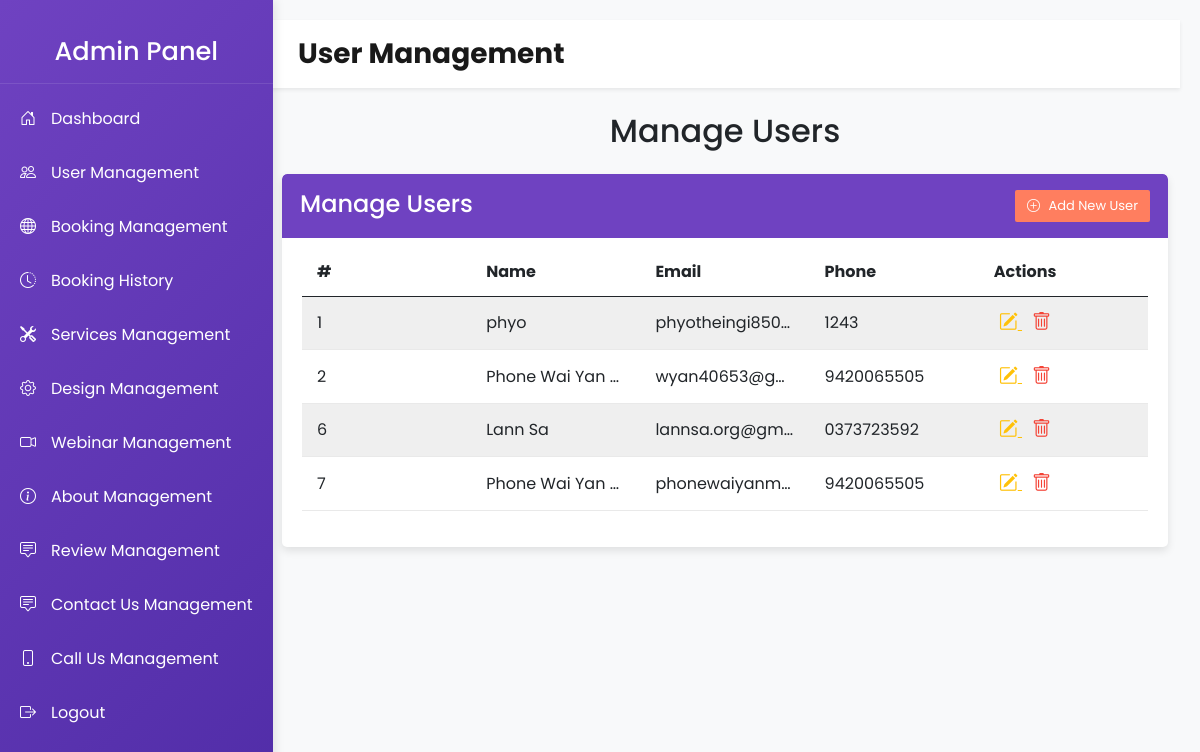
/admin/users_edit.php, run on the app's committed database.
### tables this page shows
CREATE TABLE `users` (
  `id` int(11) UNSIGNED NOT NULL,
  `name` varchar(100) NOT NULL,
  `email` varchar(100) NOT NULL,
  `phone` varchar(15) NOT NULL,
  `password` varchar(255) NOT NULL,
  `otp` varchar(6) NOT NULL,
  `profile_picture` varchar(255) DEFAULT 'uploads/default_image.svg',
  `created_at` timestamp NOT NULL DEFAULT current_timestamp(),
  `is_confirmed` tinyint(1) DEFAULT 0,
  `is_admin` tinyint(1) NOT NULL DEFAULT 0
);

### admin/users_edit.php (the view, shortened to what this page needs)
<?php
$servername = "localhost";
$username = "root";
$password = "";
$dbname = "lan";
$conn = new mysqli($servername, $username, $password, $dbname);
$sql = "SELECT * FROM users";
$result = $conn->query($sql);
?>
<!DOCTYPE html>
<html lang="en">
<head>
    <link rel="stylesheet" href="https://cdn.jsdelivr.net/npm/bootstrap@5.0.2/dist/css/bootstrap.min.css">
    <link href="https://cdnjs.cloudflare.com/ajax/libs/bootstrap-icons/1.8.1/font/bootstrap-icons.min.css" rel="stylesheet">
</head>
<body>
<div class="wrapper">
         <div class="sidebar">
    <h3 class="text-center py-3">Admin Panel</h3>
    <a href="dashboard.php"><i class="bi bi-house-door"></i> Dashboard</a>
    <a href="users_edit.php"><i class="bi bi-people"></i> User Management</a>
    <a href="booking_edit.php"><i class="bi bi-globe"></i> Booking Management</a>
    <a href="booking_history.php"><i class="bi bi-clock-history"></i> Booking History</a>
    <a href="services_edit.php"><i class="bi bi-tools"></i> Services Management</a>
    <a href="design_edit.php"><i class="bi bi-gear"></i> Design Management</a>
    <a href="webinar_edit.php"><i class="bi bi-camera-video"></i> Webinar Management</a>
    <a href="about_us_management.php"><i class="bi bi-info-circle"></i> About Management</a>
    <a href="review_management.php"><i class="bi bi-chat-square-text"></i> Review Management</a>
    <a href="contact_us_management.php"><i class="bi bi-chat-square-text"></i> Contact Us Management</a>
    <a href="call_us_management.php"><i class="bi bi-phone"></i> Call Us Management</a>
    <a href="logout.php"><i class="bi bi-box-arrow-right"></i> Logout</a>
</div>
    <div class="content">
        <nav class="navbar navbar-expand-lg navbar-light bg-white px-lg-3 py-lg-2 shadow-sm sticky-top">
            <div class="container-fluid">
                <a class="navbar-brand me-5 fw-bold fs-3 h-font" href="#">User Management</a>
            </div>
        </nav>
        <div class="container">
            <h2 class="my-4 text-center">Manage Users</h2>
            <div class="table-responsive table-wrapper">
                <div class="table-title">
                    <div class="row">
                        <div class="col-sm-6 p-0 flex justify-content-lg-start justify-content-center">
                            <h2 class="ml-lg-2">Manage Users</h2>
                        </div>
                        <div class="col-sm-6 p-0 flex justify-content-lg-end justify-content-center">
                            <a href="#addUserForm" class="btn btn-success" onclick="toggleForm('addUserForm')">
                                <i class="bi bi-plus-circle"></i> Add New User
                            </a>
                        </div>
                    </div>
                </div>
                <table class="table table-striped table-hover">
                    <thead>
                        <tr>
                            <th>#</th>
                            <th>Name</th>
                            <th>Email</th>
                            <th>Phone</th>
                            <th>Actions</th>
                        </tr>
                    </thead>
                    <tbody>
                        <?php
                        if ($result->num_rows > 0) {
                            while($row = $result->fetch_assoc()) {
                                echo "<tr>";
                                echo "<td data-label='#'>" . $row['id'] . "</td>";
                                echo "<td data-label='Name'>" . $row['name'] . "</td>";
                                echo "<td data-label='Email'>" . $row['email'] . "</td>";
                                echo "<td data-label='Phone'>" . $row['phone'] . "</td>";
                                echo "<td data-label='Actions'>
                                    <a href='#editUserForm" . $row['id'] . "' class='edit' onclick=\"toggleForm('editUserForm" . $row['id'] . "')\">
                                        <i class='bi bi-pencil-square' data-toggle='tooltip' title='Edit'></i>
                                    </a>
                                    <a href='#deleteUserForm" . $row['id'] . "' class='delete' onclick=\"toggleForm('deleteUserForm" . $row['id'] . "')\">
                                        <i class='bi bi-trash' data-toggle='tooltip' title='Delete'></i>
                                    </a>
                                    <div id='editUserForm" . $row['id'] . "' class='form-inline'>
                                                <button type='button' class='close' aria-hidden='true' onclick=\"toggleForm('editUserForm" . $row['id'] . "')\">&times;</button>
                                                    <input type='text' name='name' class='form-control' value='" . $row['name'] . "' required>
                                                    <input type='email' name='email' class='form-control' value='" . $row['email'] . "' required>
                                                    <input type='text' name='phone' class='form-control' value='" . $row['phone'] . "' required>
                                                <input type='hidden' name='user_id' value='" . $row['id'] . "'>
                                                <input type='button' class='btn btn-default' value='Cancel' onclick=\"toggleForm('editUserForm" . $row['id'] . "')\">
                                    </div>
                                    <div id='deleteUserForm" . $row['id'] . "' class='form-inline'>
                                                <button type='button' class='close' aria-hidden='true' onclick=\"toggleForm('deleteUserForm" . $row['id'] . "')\">&times;</button>
                                                <input type='hidden' name='user_id' value='" . $row['id'] . "'>
                                                <input type='button' class='btn btn-default' value='Cancel' onclick=\"toggleForm('deleteUserForm" . $row['id'] . "')\">
                                    </div>
                                  </td>";
                                echo "</tr>";
                            }
                        } else {
                            echo "<tr><td colspan='5' class='text-center'>No users found</td></tr>";
                        }
                        ?>
                    </tbody>
                </table>
            </div>
        </div>
    </div>
</div>
</body>
</html>

### admin/users_edit.php (style rules this page uses)
body, html { margin: 0; padding: 0; width: 100%; height: 100%; overflow-x: hidden; font-family: 'Poppins', sans-serif; background-color: #f8f9fa; }
.wrapper { display: flex; flex-direction: column; width: 100%; height: 100vh; }
.sidebar { background: linear-gradient(135deg, #6f42c1, #512da8); color: #fff; min-width: 250px; height: 100%; padding-top: 20px; position: fixed; top: 0; left: 0; transition: all 0.3s; z-index: 1050; box-shadow: 2px 0 10px rgba(0, 0, 0, 0.1); }
.sidebar h3 { color: #fff; text-align: center; padding: 20px 0; font-size: 1.6em; border-bottom: 1px solid rgba(255, 255, 255, 0.1); }
.sidebar a { color: #fff; display: flex; align-items: center; padding: 15px 20px; text-decoration: none; transition: background 0.3s, padding-left 0.3s; }
.sidebar a .bi { margin-right: 15px; }
.sidebar { transition: left 0.3s; }
.content { margin-left: 250px; width: calc(100% - 250px); padding: 20px; transition: all 0.3s; }
.table-wrapper { background: #fff; padding: 20px; border-radius: 5px; box-shadow: 0 4px 8px rgba(0, 0, 0, 0.1); }
.table-title { background: #6f42c1; color: #fff; padding: 16px 30px; margin: -20px -20px 10px; border-radius: 5px 5px 0 0; }
.table-title h2 { margin: 0; font-size: 24px; }
.table-title .btn { float: right; font-size: 13px; background: #ff7e5f; border: none; min-width: 50px; border-radius: 2px; margin-left: 10px; }
.table-title .btn i { margin-right: 5px; }
table.table { border-color: #e9e9e9; width: 100%; table-layout: fixed; }
table.table th, table.table td { padding: 12px 15px; vertical-align: middle; border-color: #e9e9e9; overflow: hidden; text-overflow: ellipsis; white-space: nowrap; }
table.table-striped tbody tr:nth-of-type(odd) { background-color: #fcfcfc; }
table.table td a { color: #a0a5b1; margin: 0 5px; }
table.table td a.edit { color: #ffc107; }
table.table td a.delete { color: #f44336; }
table.table td i { font-size: 19px; }

### data on the page
users: id "1", name "phyo", email "phyotheingi850…", phone "1243"
users: id "2", name "Phone Wai Yan…", email "wyan40653@g…", phone "9420065505"
users: id "6", name "Lann Sa", email "lannsa.org@gm…", phone "0373723592"
users: id "7", name "Phone Wai Yan…", email "phonewaiyanm…", phone "9420065505"
